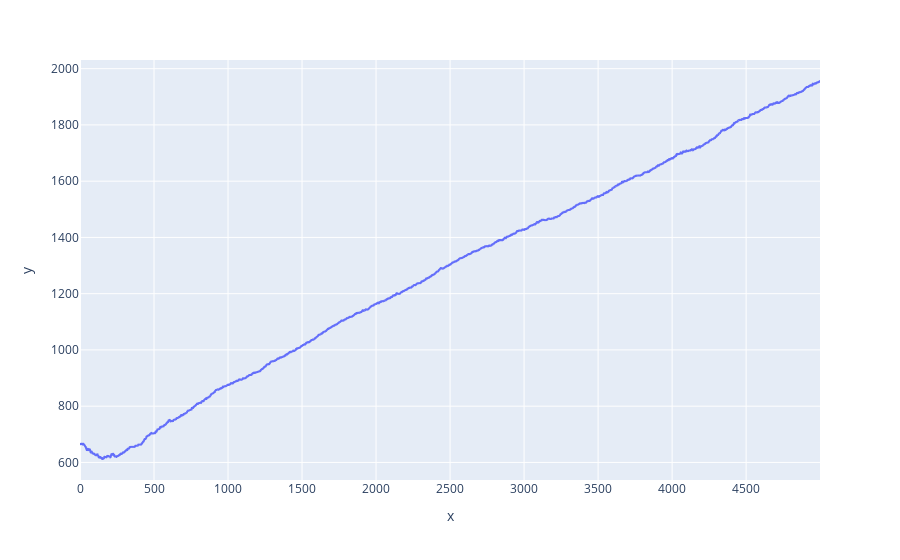

Write notebook code for a chart like this one.
### Code cell
px.line(x=range(len(history)), y=history)

### Figure 1 — Plotly figure (JSON) as saved in the notebook; plotly's stock layout.template omitted (floating-point values rounded to 4 significant figures; data arrays with more than 128 entries replaced by an {"elided": "..."} marker saying what was removed)
{"data": [{"hovertemplate": "x=%{x}<br>y=%{y}<extra></extra>", "legendgroup": "", "line": {"color": "#636efa", "dash": "solid"}, "marker": {"symbol": "circle"}, "mode": "lines", "name": "", "showlegend": false, "type": "scattergl", "x": {"elided": "5000 int values"}, "xaxis": "x", "y": {"elided": "5000 float values"}, "yaxis": "y"}], "layout": {"legend": {"tracegroupgap": 0}, "margin": {"t": 60}, "xaxis": {"anchor": "y", "domain": [0, 1], "title": {"text": "x"}}, "yaxis": {"anchor": "x", "domain": [0, 1], "title": {"text": "y"}}}}
